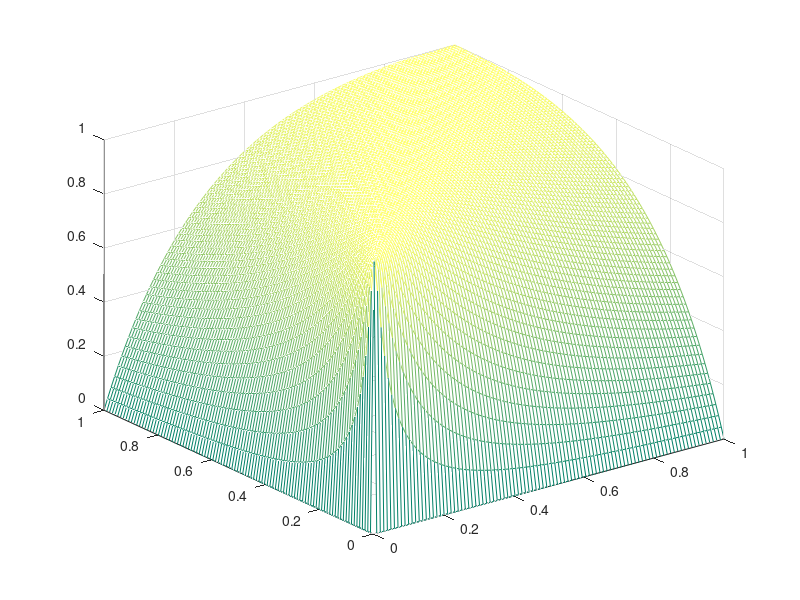
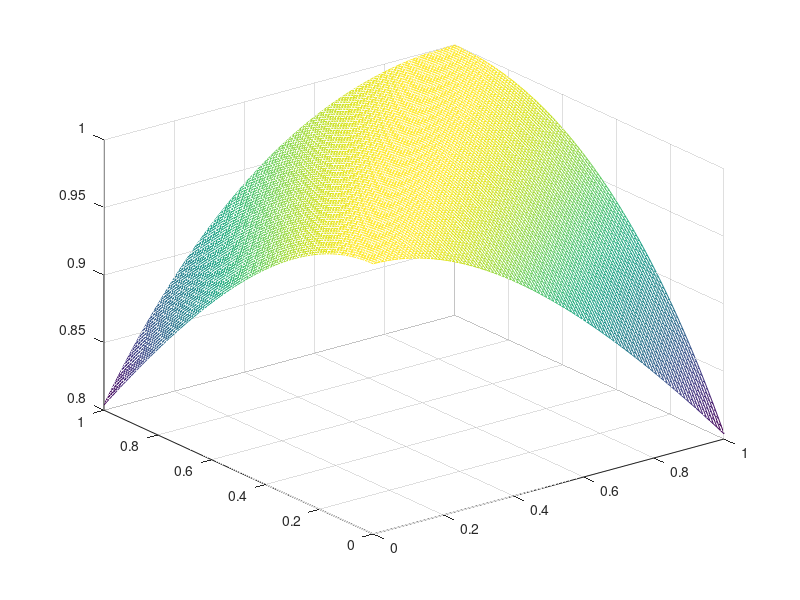
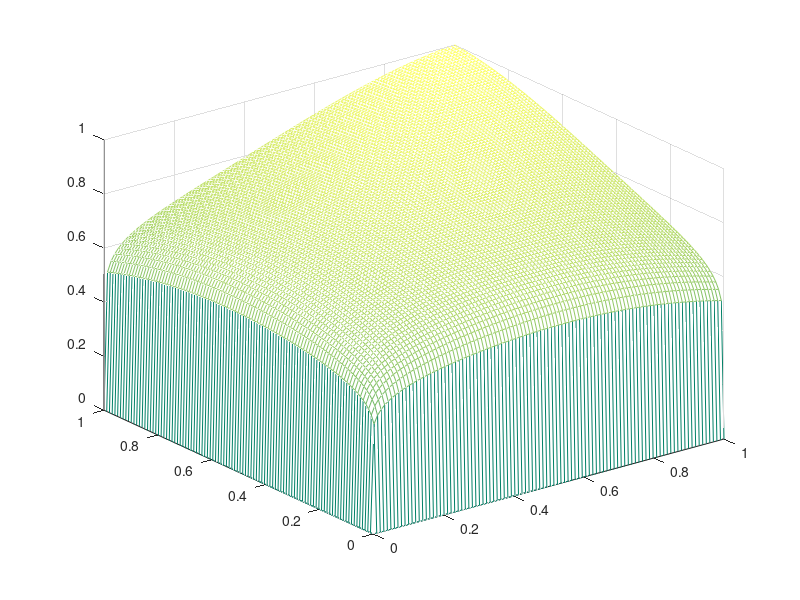

MATLAB code to generate these figures, in order:
x = linspace(0.0,1.0);
y = linspace(0.0,1.0);

alpha = 2;
displacements = zeros(length(x),length(y));
for k = 1:length(x)
    for j = 1:length(y)
        displacementsBigAlpha(k,j) = 1. - (abs(x(k)-y(j))/(x(k)+y(j)))^alpha;
    end
end
figure;
% Use a different color map.
colormap(summer);
mesh(x,y,displacementsBigAlpha);

% This function does not fit nicely. Drop it
complexX = complex(x);
complexY = complex(y);
displacementApproxs = zeros(length(x),length(y));
for k = 1:length(x)
    for j = 1:length(y)
        fx(k) = 1;
        fy(j) = 1;
        gx(k) = log(complexX(k) + alpha);
        gy(j) = log(complexY(j) + alpha);
        displacementApproxs(k,j) = real(fx(k)*fy(j)*exp((gy(j)-gx(k))*i*pi/2));
        %displacementApproxs(k,j) = real(exp(log((complexY(j) + alpha) - log(complexX(k) + alpha))* i * pi / 2));
    end
end
figure;
mesh(x,y,displacementApproxs);

displacementApproxs = zeros(length(x),length(y));
for k = 1:length(x)
    for j = 1:length(y)
        fx(k) = complexX(k)^0.1;
        fy(j) = complexY(j)^0.1;
        gx(k) = log(complexX(k)^2 + alpha);
        gy(j) = log(complexY(j)^2 + alpha);
        displacementApproxs(k,j) = real(fx(k)*fy(j)*exp((gy(j)-gx(k))*i*pi/2));
        %displacementApproxs(k,j) = real(complexY(j)^0.1 * complexX(k)^0.1 * exp((log(complexY(j) + alpha) - log(complexX(k) + alpha)) * i * pi / 2));
    end
end
figure;
% Use a different color map.
colormap(summer);
mesh(x,y,displacementApproxs);
